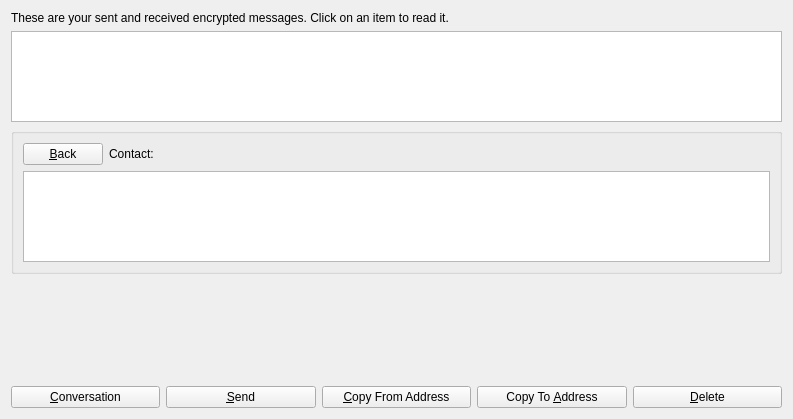
<?xml version="1.0" encoding="UTF-8"?>
<ui version="4.0">
 <class>MessagePage</class>
 <widget class="QWidget" name="MessagePage">
  <property name="geometry">
   <rect>
    <x>0</x>
    <y>0</y>
    <width>793</width>
    <height>419</height>
   </rect>
  </property>
  <property name="windowTitle">
   <string>Address Book</string>
  </property>
  <layout class="QGridLayout" name="gridLayout_3">
   <item row="0" column="0">
    <widget class="QLabel" name="labelExplanation">
     <property name="text">
      <string>These are your sent and received encrypted messages. Click on an item to read it.</string>
     </property>
     <property name="textFormat">
      <enum>Qt::PlainText</enum>
     </property>
     <property name="wordWrap">
      <bool>true</bool>
     </property>
    </widget>
   </item>
   <item row="1" column="0">
    <widget class="QTableView" name="tableView">
     <property name="contextMenuPolicy">
      <enum>Qt::CustomContextMenu</enum>
     </property>
     <property name="toolTip">
      <string>Click on a message to view it</string>
     </property>
     <property name="tabKeyNavigation">
      <bool>false</bool>
     </property>
     <property name="alternatingRowColors">
      <bool>true</bool>
     </property>
     <property name="selectionMode">
      <enum>QAbstractItemView::SingleSelection</enum>
     </property>
     <property name="selectionBehavior">
      <enum>QAbstractItemView::SelectRows</enum>
     </property>
     <property name="sortingEnabled">
      <bool>true</bool>
     </property>
     <attribute name="verticalHeaderVisible">
      <bool>false</bool>
     </attribute>
    </widget>
   </item>
   <item row="2" column="0">
    <widget class="QGroupBox" name="messageDetails">
     <property name="title">
      <string/>
     </property>
     <layout class="QGridLayout" name="gridLayout_2">
      <item row="0" column="0">
       <widget class="QPushButton" name="backButton">
        <property name="text">
         <string>&amp;Back</string>
        </property>
        <property name="icon">
         <iconset resource="../bitcoin.qrc">
          <normaloff>:/icons/quit</normaloff>:/icons/quit</iconset>
        </property>
       </widget>
      </item>
      <item row="0" column="1">
       <widget class="QLabel" name="labelContact">
        <property name="text">
         <string>Contact:</string>
        </property>
       </widget>
      </item>
      <item row="0" column="2">
       <widget class="QLabel" name="contactLabel">
        <property name="text">
         <string/>
        </property>
       </widget>
      </item>
      <item row="0" column="3">
       <spacer name="horizontalSpacer_3">
        <property name="orientation">
         <enum>Qt::Horizontal</enum>
        </property>
        <property name="sizeHint" stdset="0">
         <size>
          <width>612</width>
          <height>20</height>
         </size>
        </property>
       </spacer>
      </item>
      <item row="1" column="0" colspan="4">
       <widget class="QListView" name="listConversation">
        <property name="styleSheet">
         <string notr="true">#listConversation { color: #000000; }</string>
        </property>
       </widget>
      </item>
     </layout>
    </widget>
   </item>
   <item row="3" column="0">
    <widget class="MRichTextEdit" name="messageEdit" native="true">
     <property name="minimumSize">
      <size>
       <width>0</width>
       <height>100</height>
      </size>
     </property>
    </widget>
   </item>
   <item row="4" column="0">
    <layout class="QGridLayout" name="gridLayout">
     <item row="0" column="0">
      <widget class="QPushButton" name="newButton">
       <property name="text">
        <string>&amp;Conversation</string>
       </property>
       <property name="icon">
        <iconset resource="../bitcoin.qrc">
         <normaloff>:/icons/add</normaloff>:/icons/add</iconset>
       </property>
      </widget>
     </item>
     <item row="0" column="1">
      <widget class="QPushButton" name="sendButton">
       <property name="toolTip">
        <string>Sign a message to prove you own a Syndicate address</string>
       </property>
       <property name="text">
        <string>&amp;Send</string>
       </property>
       <property name="icon">
        <iconset resource="../bitcoin.qrc">
         <normaloff>:/icons/send</normaloff>:/icons/send</iconset>
       </property>
      </widget>
     </item>
     <item row="0" column="2">
      <widget class="QPushButton" name="copyFromAddressButton">
       <property name="toolTip">
        <string>Copy the currently selected address to the system clipboard</string>
       </property>
       <property name="text">
        <string>&amp;Copy From Address</string>
       </property>
       <property name="icon">
        <iconset resource="../bitcoin.qrc">
         <normaloff>:/icons/editcopy</normaloff>:/icons/editcopy</iconset>
       </property>
      </widget>
     </item>
     <item row="0" column="3">
      <widget class="QPushButton" name="copyToAddressButton">
       <property name="toolTip">
        <string>Copy the currently selected address to the system clipboard</string>
       </property>
       <property name="text">
        <string>Copy To &amp;Address</string>
       </property>
       <property name="icon">
        <iconset resource="../bitcoin.qrc">
         <normaloff>:/icons/editcopy</normaloff>:/icons/editcopy</iconset>
       </property>
      </widget>
     </item>
     <item row="0" column="4">
      <widget class="QPushButton" name="deleteButton">
       <property name="toolTip">
        <string>Delete the currently selected address from the list</string>
       </property>
       <property name="text">
        <string>&amp;Delete</string>
       </property>
       <property name="icon">
        <iconset resource="../bitcoin.qrc">
         <normaloff>:/icons/remove</normaloff>:/icons/remove</iconset>
       </property>
      </widget>
     </item>
    </layout>
   </item>
  </layout>
 </widget>
 <customwidgets>
  <customwidget>
   <class>MRichTextEdit</class>
   <extends>QWidget</extends>
   <header>mrichtextedit.h</header>
   <container>1</container>
  </customwidget>
 </customwidgets>
 <resources>
  <include location="../bitcoin.qrc"/>
 </resources>
 <connections/>
</ui>
